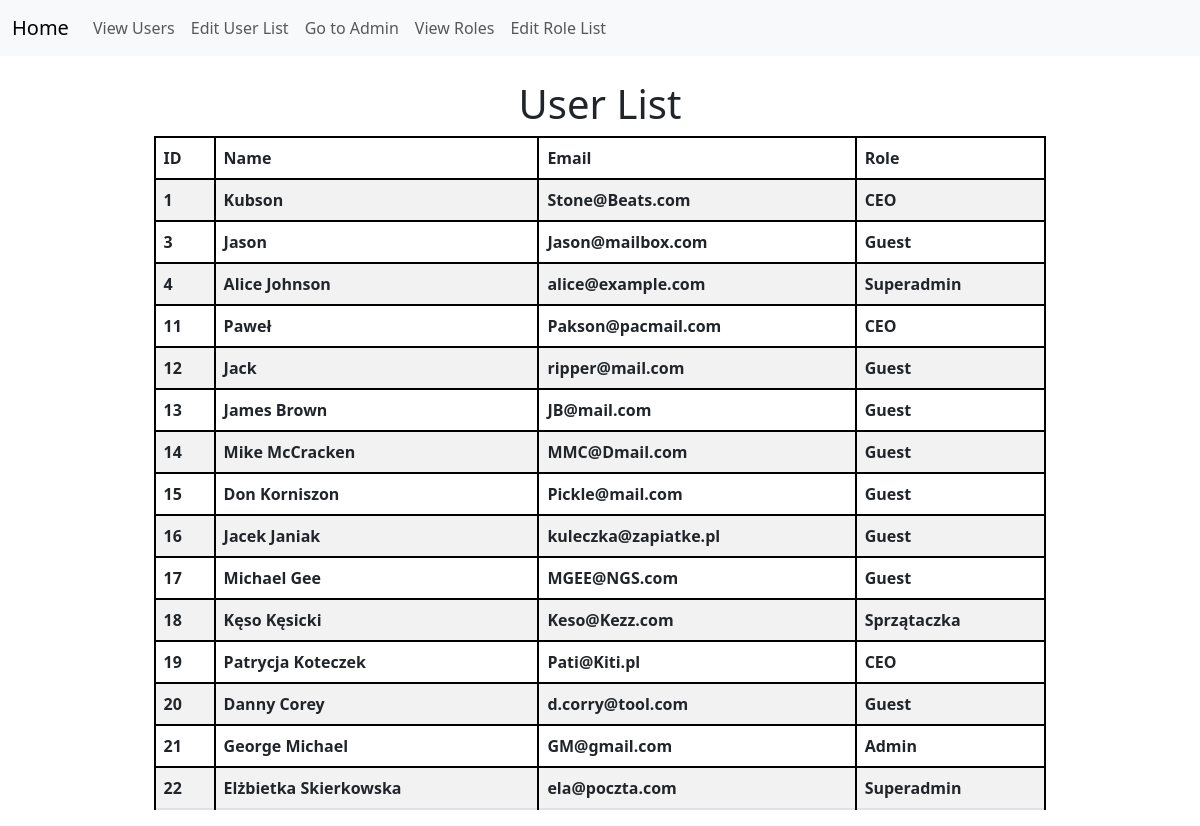
/users/, run on the app's committed database.
### myapp/models.py (models this page shows, shortened)
class UserProfile(models.Model):
    name = models.CharField(max_length=100)
    email = models.EmailField(unique=True)
    role = models.ForeignKey(RoleProfile, null=True, \
        blank=True, on_delete=models.SET_NULL)
    eqitem = models.ForeignKey(Equipment, null=True, \
        blank=True, default="", on_delete=models.SET_DEFAULT)

class RoleProfile(models.Model):
    name = models.CharField(max_length=100)

### myapp/views.py (the view)
# urls.py: path('users/', user_table_view, name='user-table'),  # User list page
def user_table_view(request):
    users = UserProfile.objects.all()  # Fetch all users from the database
    roles = RoleProfile.objects.all()  # Fetch all roles from the database
    context = {
        'users': users,
        'roles': roles,
    }
    return render(request, 'myapp/user_list.html', context)

### myapp/templates/myapp/user_list.html (shortened to what this page needs)
{% extends 'myapp/base.html' %}
{% load static %}
{% block content %}
<head>
    <link rel="stylesheet" href="https://cdn.jsdelivr.net/npm/bootstrap@5.3.0/dist/css/bootstrap.min.css">
</head>
<body>
    <h1 class="text-center">
        User List
    </h1>
    <table class="table table-striped table-hover mx-auto" style="width: 80%;">
        <thead>
            <tr>
                <th scope="col">ID</th>
                <th scope="col">Name</th>
                <th scope="col">Email</th>
                <th scope="col">Role</th>
            </tr>
        </thead>
        <tbody>
            {% for user in users %}
            <tr>
                <th scope="row">{{ user.id }}</th>
                <th scope="row">{{ user.name }}</th>
                <th scope="row">{{ user.email }}</th>
                <th scope="row">
                            {% if user.role %}
                                {{ user.role.name }}
                            {% else %}
                                Guest
                            {% endif %}
                </th>
            </tr>
            {% empty %}
            <tr>
                <td colspan="4">No users available.</td>
            </tr>
            {% endfor %}
        </tbody>
    </table>
{% endblock content %}

### myapp/templates/myapp/base.html (style rules this page uses)
body { font-family: Arial, sans-serif; text-align: center; }

### myapp/templates/myapp/user_list.html (style rules this page uses)
table { width: 80%; border-collapse: collapse; table-align: center; }
table, th, td { border: 2px solid black; }
th, td { padding: 8px; text-align: left; }
th { background-color: #f2f2f2; }

### data on the page
UserProfile: id "1", name "Kubson", email "Stone@Beats.com", role.name "CEO"
UserProfile: id "3", name "Jason", email "Jason@mailbox.com", role.name "Guest"
UserProfile: id "4", name "Alice Johnson", email "alice@example.com", role.name "Superadmin"
UserProfile: id "11", name "Paweł", email "Pakson@pacmail.com", role.name "CEO"
UserProfile: id "12", name "Jack", email "ripper@mail.com", role.name "Guest"
UserProfile: id "13", name "James Brown", email "JB@mail.com", role.name "Guest"
UserProfile: id "14", name "Mike McCracken", email "MMC@Dmail.com", shows "Guest"
UserProfile: id "15", name "Don Korniszon", email "Pickle@mail.com", shows "Guest"
UserProfile: id "16", name "Jacek Janiak", email "kuleczka@zapiatke.pl", shows "Guest"
UserProfile: id "17", name "Michael Gee", email "MGEE@NGS.com", shows "Guest"
UserProfile: id "18", name "Kęso Kęsicki", email "Keso@Kezz.com", role.name "Sprzątaczka"
UserProfile: id "19", name "Patrycja Koteczek", email "Pati@Kiti.pl", role.name "CEO"
UserProfile: id "20", name "Danny Corey", email "d.corry@tool.com", role.name "Guest"
UserProfile: id "21", name "George Michael", email "GM@gmail.com", role.name "Admin"
UserProfile: id "22", name "Elżbietka Skierkowska", email "ela@poczta.com", role.name "Superadmin"
